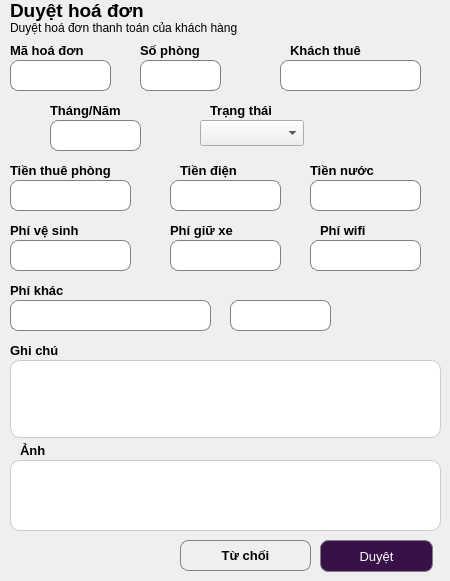
    <widget class="QWidget" name="page_8">
     <widget class="QLabel" name="label_119">
      <property name="geometry">
       <rect>
        <x>10</x>
        <y>0</y>
        <width>191</width>
        <height>21</height>
       </rect>
      </property>
      <property name="font">
       <font>
        <pointsize>14</pointsize>
        <weight>75</weight>
        <bold>true</bold>
       </font>
      </property>
      <property name="text">
       <string>Duyệt hoá đơn</string>
      </property>
     </widget>
     <widget class="QLabel" name="label_121">
      <property name="geometry">
       <rect>
        <x>10</x>
        <y>20</y>
        <width>271</width>
        <height>16</height>
       </rect>
      </property>
      <property name="text">
       <string>Duyệt hoá đơn thanh toán của khách hàng</string>
      </property>
     </widget>
     <widget class="QLabel" name="label_122">
      <property name="geometry">
       <rect>
        <x>10</x>
        <y>40</y>
        <width>121</width>
        <height>21</height>
       </rect>
      </property>
      <property name="font">
       <font>
        <pointsize>10</pointsize>
        <weight>75</weight>
        <bold>true</bold>
       </font>
      </property>
      <property name="text">
       <string>Mã hoá đơn</string>
      </property>
     </widget>
     <widget class="QLabel" name="label_123">
      <property name="geometry">
       <rect>
        <x>140</x>
        <y>40</y>
        <width>121</width>
        <height>21</height>
       </rect>
      </property>
      <property name="font">
       <font>
        <pointsize>10</pointsize>
        <weight>75</weight>
        <bold>true</bold>
       </font>
      </property>
      <property name="text">
       <string>Số phòng</string>
      </property>
     </widget>
     <widget class="QLabel" name="label_124">
      <property name="geometry">
       <rect>
        <x>290</x>
        <y>40</y>
        <width>121</width>
        <height>21</height>
       </rect>
      </property>
      <property name="font">
       <font>
        <pointsize>10</pointsize>
        <weight>75</weight>
        <bold>true</bold>
       </font>
      </property>
      <property name="text">
       <string>Khách thuê</string>
      </property>
     </widget>
     <widget class="QLineEdit" name="lne_mahoadon2">
      <property name="geometry">
       <rect>
        <x>10</x>
        <y>60</y>
        <width>101</width>
        <height>31</height>
       </rect>
      </property>
      <property name="styleSheet">
       <string notr="true">QLineEdit {
    border: 1px solid gray;
    border-radius: 8px;
    padding: 5px;
}</string>
      </property>
      <property name="text">
       <string/>
      </property>
      <property name="alignment">
       <set>Qt::AlignCenter</set>
      </property>
     </widget>
     <widget class="QLineEdit" name="lne_sophong8">
      <property name="geometry">
       <rect>
        <x>140</x>
        <y>60</y>
        <width>81</width>
        <height>31</height>
       </rect>
      </property>
      <property name="styleSheet">
       <string notr="true">QLineEdit {
    border: 1px solid gray;
    border-radius: 8px;
    padding: 5px;
}</string>
      </property>
      <property name="text">
       <string/>
      </property>
      <property name="alignment">
       <set>Qt::AlignCenter</set>
      </property>
     </widget>
     <widget class="QLineEdit" name="lne_khachthue3">
      <property name="geometry">
       <rect>
        <x>280</x>
        <y>60</y>
        <width>141</width>
        <height>31</height>
       </rect>
      </property>
      <property name="styleSheet">
       <string notr="true">QLineEdit {
    border: 1px solid gray;
    border-radius: 8px;
    padding: 5px;
}</string>
      </property>
      <property name="text">
       <string/>
      </property>
      <property name="alignment">
       <set>Qt::AlignCenter</set>
      </property>
     </widget>
     <widget class="QLabel" name="label_125">
      <property name="geometry">
       <rect>
        <x>50</x>
        <y>100</y>
        <width>121</width>
        <height>21</height>
       </rect>
      </property>
      <property name="font">
       <font>
        <pointsize>10</pointsize>
        <weight>75</weight>
        <bold>true</bold>
       </font>
      </property>
      <property name="text">
       <string>Tháng/Năm</string>
      </property>
     </widget>
     <widget class="QLabel" name="label_126">
      <property name="geometry">
       <rect>
        <x>210</x>
        <y>100</y>
        <width>121</width>
        <height>21</height>
       </rect>
      </property>
      <property name="font">
       <font>
        <pointsize>10</pointsize>
        <weight>75</weight>
        <bold>true</bold>
       </font>
      </property>
      <property name="text">
       <string>Trạng thái</string>
      </property>
     </widget>
     <widget class="QLineEdit" name="lne_thangnam3">
      <property name="geometry">
       <rect>
        <x>50</x>
        <y>120</y>
        <width>91</width>
        <height>31</height>
       </rect>
      </property>
      <property name="styleSheet">
       <string notr="true">QLineEdit {
    border: 1px solid gray;
    border-radius: 8px;
    padding: 5px;
}</string>
      </property>
      <property name="text">
       <string/>
      </property>
      <property name="alignment">
       <set>Qt::AlignCenter</set>
      </property>
     </widget>
     <widget class="QComboBox" name="cbo_trangthai5">
      <property name="geometry">
       <rect>
        <x>200</x>
        <y>120</y>
        <width>104</width>
        <height>26</height>
       </rect>
      </property>
     </widget>
     <widget class="QLabel" name="label_127">
      <property name="geometry">
       <rect>
        <x>10</x>
        <y>160</y>
        <width>121</width>
        <height>21</height>
       </rect>
      </property>
      <property name="font">
       <font>
        <pointsize>10</pointsize>
        <weight>75</weight>
        <bold>true</bold>
       </font>
      </property>
      <property name="text">
       <string>Tiền thuê phòng</string>
      </property>
     </widget>
     <widget class="QLabel" name="label_128">
      <property name="geometry">
       <rect>
        <x>180</x>
        <y>160</y>
        <width>121</width>
        <height>21</height>
       </rect>
      </property>
      <property name="font">
       <font>
        <pointsize>10</pointsize>
        <weight>75</weight>
        <bold>true</bold>
       </font>
      </property>
      <property name="text">
       <string>Tiền điện</string>
      </property>
     </widget>
     <widget class="QLabel" name="label_129">
      <property name="geometry">
       <rect>
        <x>310</x>
        <y>160</y>
        <width>121</width>
        <height>21</height>
       </rect>
      </property>
      <property name="font">
       <font>
        <pointsize>10</pointsize>
        <weight>75</weight>
        <bold>true</bold>
       </font>
      </property>
      <property name="text">
       <string>Tiền nước</string>
      </property>
     </widget>
     <widget class="QLabel" name="label_130">
      <property name="geometry">
       <rect>
        <x>10</x>
        <y>220</y>
        <width>121</width>
        <height>21</height>
       </rect>
      </property>
      <property name="font">
       <font>
        <pointsize>10</pointsize>
        <weight>75</weight>
        <bold>true</bold>
       </font>
      </property>
      <property name="text">
       <string>Phí vệ sinh</string>
      </property>
     </widget>
     <widget class="QLabel" name="label_131">
      <property name="geometry">
       <rect>
        <x>170</x>
        <y>220</y>
        <width>121</width>
        <height>21</height>
       </rect>
      </property>
      <property name="font">
       <font>
        <pointsize>10</pointsize>
        <weight>75</weight>
        <bold>true</bold>
       </font>
      </property>
      <property name="text">
       <string>Phí giữ xe</string>
      </property>
     </widget>
     <widget class="QLabel" name="label_132">
      <property name="geometry">
       <rect>
        <x>320</x>
        <y>220</y>
        <width>121</width>
        <height>21</height>
       </rect>
      </property>
      <property name="font">
       <font>
        <pointsize>10</pointsize>
        <weight>75</weight>
        <bold>true</bold>
       </font>
      </property>
      <property name="text">
       <string>Phí wifi</string>
      </property>
     </widget>
     <widget class="QLineEdit" name="lne_tienthuephong2">
      <property name="geometry">
       <rect>
        <x>10</x>
        <y>180</y>
        <width>121</width>
        <height>31</height>
       </rect>
      </property>
      <property name="styleSheet">
       <string notr="true">QLineEdit {
    border: 1px solid gray;
    border-radius: 8px;
    padding: 5px;
}</string>
      </property>
      <property name="text">
       <string/>
      </property>
      <property name="alignment">
       <set>Qt::AlignCenter</set>
      </property>
     </widget>
     <widget class="QLineEdit" name="lne_tiendien2">
      <property name="geometry">
       <rect>
        <x>170</x>
        <y>180</y>
        <width>111</width>
        <height>31</height>
       </rect>
      </property>
      <property name="styleSheet">
       <string notr="true">QLineEdit {
    border: 1px solid gray;
    border-radius: 8px;
    padding: 5px;
}</string>
      </property>
      <property name="text">
       <string/>
      </property>
      <property name="alignment">
       <set>Qt::AlignCenter</set>
      </property>
     </widget>
     <widget class="QLineEdit" name="lne_tiennuoc2">
      <property name="geometry">
       <rect>
        <x>310</x>
        <y>180</y>
        <width>111</width>
        <height>31</height>
       </rect>
      </property>
      <property name="styleSheet">
       <string notr="true">QLineEdit {
    border: 1px solid gray;
    border-radius: 8px;
    padding: 5px;
}</string>
      </property>
      <property name="text">
       <string/>
      </property>
      <property name="alignment">
       <set>Qt::AlignCenter</set>
      </property>
     </widget>
     <widget class="QLineEdit" name="lne_phivs2">
      <property name="geometry">
       <rect>
        <x>10</x>
        <y>240</y>
        <width>121</width>
        <height>31</height>
       </rect>
      </property>
      <property name="styleSheet">
       <string notr="true">QLineEdit {
    border: 1px solid gray;
    border-radius: 8px;
    padding: 5px;
}</string>
      </property>
      <property name="text">
       <string/>
      </property>
      <property name="alignment">
       <set>Qt::AlignCenter</set>
      </property>
     </widget>
     <widget class="QLineEdit" name="lne_phigiuxe2">
      <property name="geometry">
       <rect>
        <x>170</x>
        <y>240</y>
        <width>111</width>
        <height>31</height>
       </rect>
      </property>
      <property name="styleSheet">
       <string notr="true">QLineEdit {
    border: 1px solid gray;
    border-radius: 8px;
    padding: 5px;
}</string>
      </property>
      <property name="text">
       <string/>
      </property>
      <property name="alignment">
       <set>Qt::AlignCenter</set>
      </property>
     </widget>
     <widget class="QLineEdit" name="lne_phiwifi2">
      <property name="geometry">
       <rect>
        <x>310</x>
        <y>240</y>
        <width>111</width>
        <height>31</height>
       </rect>
      </property>
      <property name="styleSheet">
       <string notr="true">QLineEdit {
    border: 1px solid gray;
    border-radius: 8px;
    padding: 5px;
}</string>
      </property>
      <property name="text">
       <string/>
      </property>
      <property name="alignment">
       <set>Qt::AlignCenter</set>
      </property>
     </widget>
     <widget class="QLabel" name="label_133">
      <property name="geometry">
       <rect>
        <x>10</x>
        <y>280</y>
        <width>121</width>
        <height>21</height>
       </rect>
      </property>
      <property name="font">
       <font>
        <pointsize>10</pointsize>
        <weight>75</weight>
        <bold>true</bold>
       </font>
      </property>
      <property name="text">
       <string>Phí khác</string>
      </property>
     </widget>
     <widget class="QLineEdit" name="lne_phikhac12">
      <property name="geometry">
       <rect>
        <x>10</x>
        <y>300</y>
        <width>201</width>
        <height>31</height>
       </rect>
      </property>
      <property name="styleSheet">
       <string notr="true">QLineEdit {
    border: 1px solid gray;
    border-radius: 8px;
    padding: 5px;
}</string>
      </property>
      <property name="text">
       <string/>
      </property>
      <property name="alignment">
       <set>Qt::AlignCenter</set>
      </property>
     </widget>
     <widget class="QLineEdit" name="lne_phikhac22">
      <property name="geometry">
       <rect>
        <x>230</x>
        <y>300</y>
        <width>101</width>
        <height>31</height>
       </rect>
      </property>
      <property name="styleSheet">
       <string notr="true">QLineEdit {
    border: 1px solid gray;
    border-radius: 8px;
    padding: 5px;
}</string>
      </property>
      <property name="text">
       <string/>
      </property>
      <property name="alignment">
       <set>Qt::AlignCenter</set>
      </property>
     </widget>
     <widget class="QLabel" name="label_134">
      <property name="geometry">
       <rect>
        <x>10</x>
        <y>340</y>
        <width>121</width>
        <height>21</height>
       </rect>
      </property>
      <property name="font">
       <font>
        <pointsize>10</pointsize>
        <weight>75</weight>
        <bold>true</bold>
       </font>
      </property>
      <property name="text">
       <string>Ghi chú</string>
      </property>
     </widget>
     <widget class="QTextEdit" name="txt_ghichu4">
      <property name="geometry">
       <rect>
        <x>10</x>
        <y>360</y>
        <width>431</width>
        <height>78</height>
       </rect>
      </property>
      <property name="styleSheet">
       <string notr="true">QTextEdit {
    border: 1px solid #ccc;
    border-radius: 10px;
    padding: 6px;
    background: white;
}</string>
      </property>
      <property name="html">
       <string>&lt;!DOCTYPE HTML PUBLIC &quot;-//W3C//DTD HTML 4.0//EN&quot; &quot;http://www.w3.org/TR/REC-html40/strict.dtd&quot;&gt;
&lt;html&gt;&lt;head&gt;&lt;meta name=&quot;qrichtext&quot; content=&quot;1&quot; /&gt;&lt;style type=&quot;text/css&quot;&gt;
p, li { white-space: pre-wrap; }
&lt;/style&gt;&lt;/head&gt;&lt;body style=&quot; font-family:'MS Shell Dlg 2'; font-size:8.25pt; font-weight:400; font-style:normal;&quot;&gt;
&lt;p style=&quot;-qt-paragraph-type:empty; margin-top:0px; margin-bottom:0px; margin-left:0px; margin-right:0px; -qt-block-indent:0; text-indent:0px; font-family:'.AppleSystemUIFont'; font-size:13pt;&quot;&gt;&lt;br /&gt;&lt;/p&gt;&lt;/body&gt;&lt;/html&gt;</string>
      </property>
     </widget>
     <widget class="QLabel" name="label_135">
      <property name="geometry">
       <rect>
        <x>20</x>
        <y>440</y>
        <width>121</width>
        <height>21</height>
       </rect>
      </property>
      <property name="font">
       <font>
        <pointsize>10</pointsize>
        <weight>75</weight>
        <bold>true</bold>
       </font>
      </property>
      <property name="text">
       <string>Ảnh</string>
      </property>
     </widget>
     <widget class="QTextEdit" name="txt_anh1">
      <property name="geometry">
       <rect>
        <x>10</x>
        <y>460</y>
        <width>431</width>
        <height>71</height>
       </rect>
      </property>
      <property name="styleSheet">
       <string notr="true">QTextEdit {
    border: 1px solid #ccc;
    border-radius: 10px;
    padding: 6px;
    background: white;
}</string>
      </property>
      <property name="html">
       <string>&lt;!DOCTYPE HTML PUBLIC &quot;-//W3C//DTD HTML 4.0//EN&quot; &quot;http://www.w3.org/TR/REC-html40/strict.dtd&quot;&gt;
&lt;html&gt;&lt;head&gt;&lt;meta name=&quot;qrichtext&quot; content=&quot;1&quot; /&gt;&lt;style type=&quot;text/css&quot;&gt;
p, li { white-space: pre-wrap; }
&lt;/style&gt;&lt;/head&gt;&lt;body style=&quot; font-family:'MS Shell Dlg 2'; font-size:8.25pt; font-weight:400; font-style:normal;&quot;&gt;
&lt;p style=&quot;-qt-paragraph-type:empty; margin-top:0px; margin-bottom:0px; margin-left:0px; margin-right:0px; -qt-block-indent:0; text-indent:0px; font-family:'.AppleSystemUIFont'; font-size:13pt;&quot;&gt;&lt;br /&gt;&lt;/p&gt;&lt;/body&gt;&lt;/html&gt;</string>
      </property>
     </widget>
     <widget class="QPushButton" name="btn_tuchoi2">
      <property name="geometry">
       <rect>
        <x>180</x>
        <y>540</y>
        <width>131</width>
        <height>31</height>
       </rect>
      </property>
      <property name="font">
       <font>
        <pointsize>10</pointsize>
        <weight>75</weight>
        <bold>true</bold>
       </font>
      </property>
      <property name="styleSheet">
       <string notr="true">QPushButton {
 border: 1px solid gray;
 border-radius: 8px;
 padding: 5px;
 color: black;
}</string>
      </property>
      <property name="text">
       <string>Từ chối</string>
      </property>
     </widget>
     <widget class="QPushButton" name="btn_duyet2">
      <property name="geometry">
       <rect>
        <x>320</x>
        <y>540</y>
        <width>113</width>
        <height>32</height>
       </rect>
      </property>
      <property name="font">
       <font>
        <pointsize>10</pointsize>
       </font>
      </property>
      <property name="styleSheet">
       <string notr="true">QPushButton {
 border: 1px solid gray;
 border-radius: 8px;
 padding: 5px;
 background-color: #391149;
 color: white;
}</string>
      </property>
      <property name="text">
       <string>Duyệt</string>
      </property>
     </widget>
    </widget>
